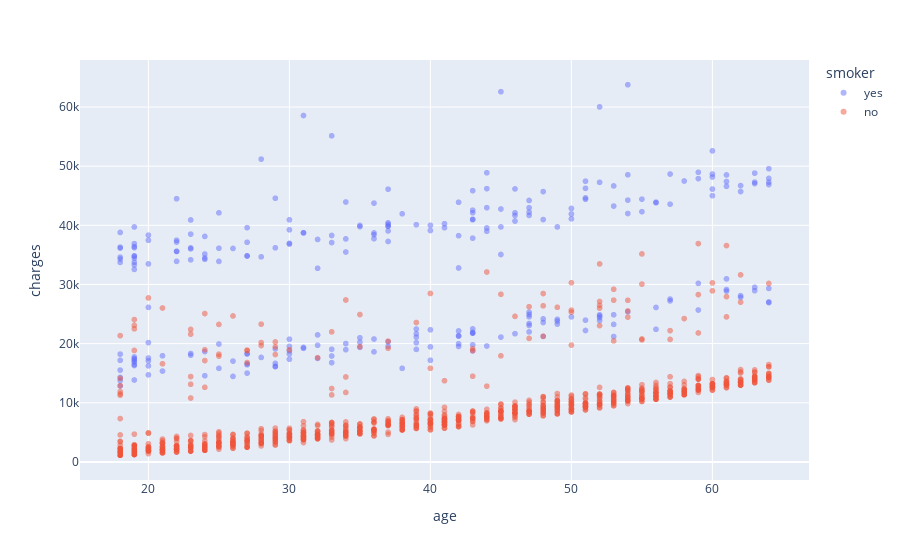

Here is the notebook cell this chart was saved with:
### Markdown cell above
Let's Visualize the relation between 'age' and 'charges'

### Code cell
fig5 = px.scatter(df, x='age',y = 'charges', color='smoker',opacity=0.5)
# here i have added opacity, why ? there a too many records and they may overlap , inorder to see them explicitly , i have reduced theopacity
fig5.show()

### Figure 1 — Plotly figure (JSON) as saved in the notebook; plotly's stock layout.template omitted (floating-point values rounded to 4 significant figures; data arrays with more than 128 entries replaced by an {"elided": "..."} marker saying what was removed)
{"data": [{"hovertemplate": "smoker=yes<br>age=%{x}<br>charges=%{y}<extra></extra>", "legendgroup": "yes", "marker": {"color": "#636efa", "opacity": 0.5, "symbol": "circle"}, "mode": "markers", "name": "yes", "showlegend": true, "type": "scattergl", "x": {"elided": "274 int values"}, "xaxis": "x", "y": {"elided": "274 float values"}, "yaxis": "y"}, {"hovertemplate": "smoker=no<br>age=%{x}<br>charges=%{y}<extra></extra>", "legendgroup": "no", "marker": {"color": "#EF553B", "opacity": 0.5, "symbol": "circle"}, "mode": "markers", "name": "no", "showlegend": true, "type": "scattergl", "x": {"elided": "1064 int values"}, "xaxis": "x", "y": {"elided": "1064 float values"}, "yaxis": "y"}], "layout": {"legend": {"title": {"text": "smoker"}, "tracegroupgap": 0}, "margin": {"t": 60}, "xaxis": {"anchor": "y", "domain": [0, 1], "title": {"text": "age"}}, "yaxis": {"anchor": "x", "domain": [0, 1], "title": {"text": "charges"}}}}
